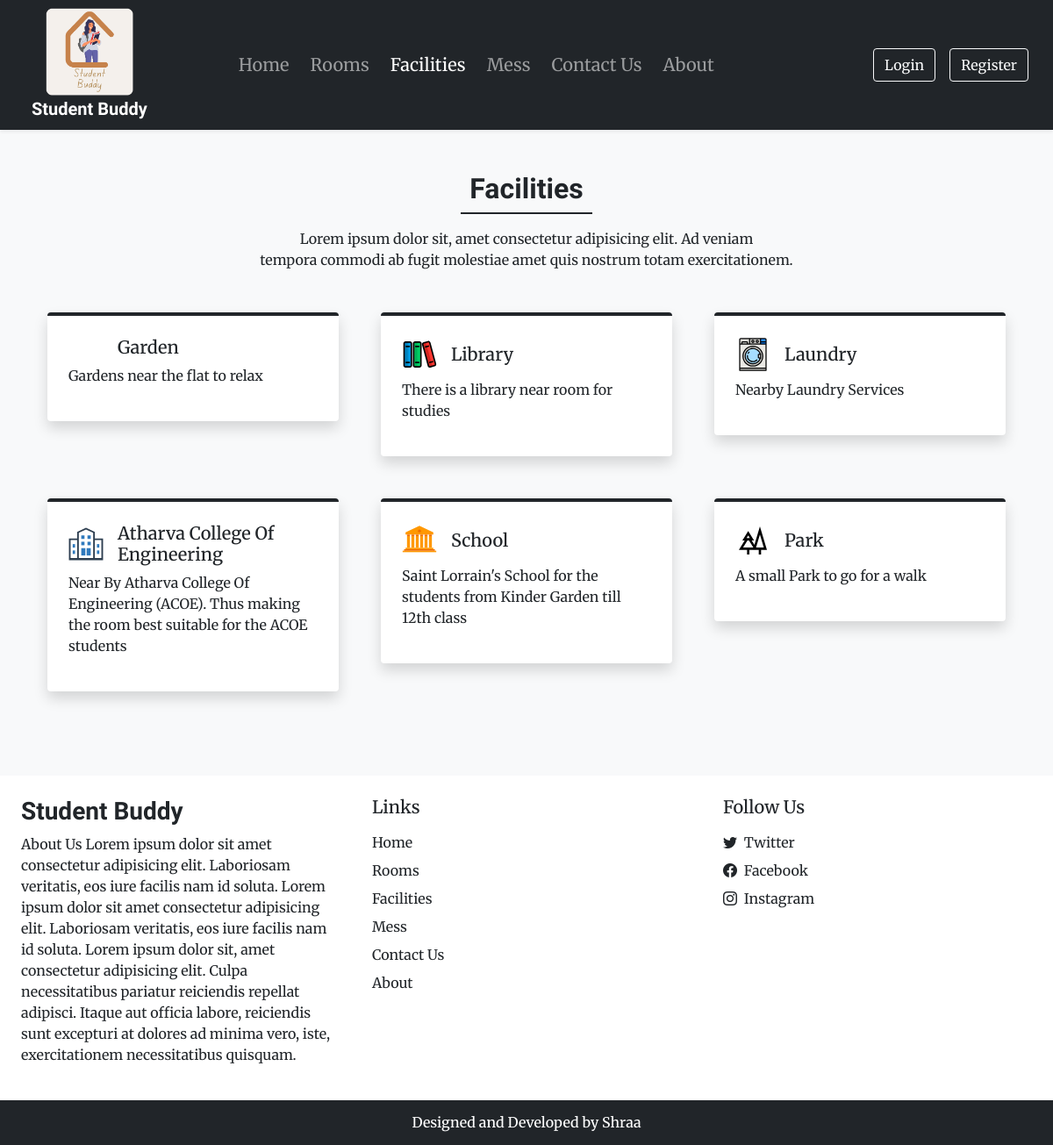
Screenshot of /facilities.php with the database file from the repository.
### tables this page shows
CREATE TABLE `settings` (
  `sr_no` int(11) NOT NULL,
  `site_title` varchar(50) NOT NULL,
  `site_about` varchar(250) NOT NULL,
  `shutdown` tinyint(1) DEFAULT NULL
);

CREATE TABLE `facilities` (
  `id` int(11) NOT NULL,
  `icon` varchar(100) NOT NULL,
  `name` varchar(50) NOT NULL,
  `description` varchar(250) NOT NULL,
  `admin_id` int(11) NOT NULL
);

### admin/include/db_config.php (called while the page is built, shortened)
<?php
    function select ($sql, $values, $datatypes)
    {
        $con = $GLOBALS['con'];
        if($stmt = mysqli_prepare($con, $sql))
        {
            mysqli_stmt_bind_param($stmt,$datatypes,...$values);
            if (mysqli_stmt_execute($stmt))
            {
                $res = mysqli_stmt_get_result($stmt);
                return $res;
            }
            else{
                mysqli_stmt_close($stmt);
                die("Query cannot be executed - Select");
            }
        }
        else{
            die("Query cannot be prepared - Select");
        }
    }
    function selectAll($table)
    {
        $con = $GLOBALS['con'];
        $res = mysqli_query($con, "SELECT * FROM $table");
        return $res;
    }
?>

### facilities.php (the view, shortened to what this page needs)
<!DOCTYPE html>
<html lang="en">
<head>
    <?php require('include/links.php')?>
</head>
<body class="bg-light">
    <?php require('include/header.php') ?>
    <div class="my-5 px-4">
        <h2 class="fw-bold font2 text-center">Facilities</h2>
        <div class="line1 bg-dark"></div>
        <p class="text-center mt-3">
            Lorem ipsum dolor sit, amet consectetur adipisicing
            elit. Ad veniam <br> tempora commodi ab fugit
            molestiae amet quis nostrum totam exercitationem.
        </p>
    </div>
    <div class="container">
        <div class="row">
            <?php
                $res = selectAll('facilities');
                $path = Facilities_IMG_PATH;
                while($row = mysqli_fetch_assoc($res))
                {
                    echo<<<data
                        <div class="col-lg-4 col-md-6 mb-5 px-4">
                            <div class="pop bg-white rounded shadow p-4 border-top border-4 border-dark">
                                <div class="d-flex align-items-center mb-2">
                                    <img src="$path$row[icon]" alt="" width="40px">
                                    <h5 class="m-0 ms-3">$row[name]</h5>
                                </div>
                                <p>$row[description]</p>
                            </div>
                        </div>
                    data;
                }
            ?>
        </div>
    </div>
    <?php require('include/footer.php') ?>
</body>
</html>

### include/header.php (shortened to what this page needs)
<nav id="nav-bar" class="navbar navbar-expand-lg navbar-dark bg-dark px-lg-3 py-lg-1 shadow-sm sticky-top">
    <div class="container-fluid">
        <a class="navbar-brand fw-bold me-5 ms-2" href="index.php">
            <img src="Images\Logo\Student Buddy_logo.png" alt="Logo" width="100" height="100" class="d-block ms-3">
            <span style="margin-left: 0px ;" class="font2"><?php echo $settings_r['site_title']?></span>
        </a>
        <div class="collapse navbar-collapse fs-5 ms-5" id="navbarSupportedContent">
            <ul class="navbar-nav me-auto mb-2 mb-lg-0">
                <li class="nav-item">
                    <a class="nav-link me-2" aria-current="page" href="index.php">Home</a>
                </li>
                <li class="nav-item">
                    <a class="nav-link me-2" aria-current="page" href="rooms.php">Rooms</a>
                </li>
                <li class="nav-item">
                    <a class="nav-link me-2" aria-current="page" href="facilities.php">Facilities</a>
                </li>
                <li class="nav-item">
                    <a class="nav-link me-2" aria-current="page" href="mess.php">Mess</a>
                </li>
                <li class="nav-item">
                    <a class="nav-link me-2" aria-current="page" href="contact.php">Contact Us</a>
                </li>
                <li class="nav-item">
                    <a class="nav-link" aria-current="page" href="about.php">About</a>
                </li>
            </ul>
            <div class="d-flex text-dark">
<?php
                    if(isset($_SESSION['login']) && $_SESSION['login'] == true)
                    {
                        $path = USERS_IMG_PATH;
                        echo<<<data
                            <div class="btn-group">
                                <button type="button" class="btn btn-outline-light shadow-none dropdown-toggle" data-bs-toggle="dropdown" data-bs-display="static" aria-expanded="false">
                                    <img src="$path$_SESSION[uPic]" style="width : 25px; height : 25px;" class="me-1 text-dark bg-light"></img>
                                    $_SESSION[uName]
                                </button>
                                <ul class="dropdown-menu dropdown-menu-lg-end">
                                <!-- <li><a class="dropdown-item" href="profile.php">Profile</a></li>
                                <li><a class="dropdown-item" href="bookings.php">Bookings</a></li> -->
                                <li><a class="dropdown-item" href="logout.php">Logout</a></li>
                                </ul>
                            </div>
data;
                    }
                    else
                    {
                        echo<<<data
                            <button type="button" class="btn btn-outline-light shadow-none me-lg-3 me-2" data-bs-toggle="modal" data-bs-target="#loginModal">
                            Login
                            </button>
                            <button type="button" class="btn btn-outline-light shadow-none" data-bs-toggle="modal" data-bs-target="#registerModal">
                            Register
                            </button>
data;
                    }
                ?>
            </div>
        </div>
    </div>
</nav>

### include/footer.php (shortened to what this page needs)
<div class="container-fluid bg-white mt-5">
    <div class="row">
        <div class="col-lg-4 p-4">
            <h3 class="font2 fw-bold fs-3 mb-2"><?php echo $settings_r['site_title']?></h3>
            <p>
            <?php echo $settings_r['site_about']?>
                Lorem ipsum dolor sit, amet consectetur adipisicing elit.
                Culpa necessitatibus pariatur reiciendis repellat adipisci.
                Itaque aut officia labore, reiciendis sunt excepturi at dolores ad minima vero, iste,
                exercitationem necessitatibus quisquam.
            </p>
        </div>
        <div class="col-lg-4 p-4">
            <h5 class="mb-3">Links</h5>
            <a href="index.php" class="d-inline-block mb-2 text-dark text-decoration-none">Home</a><br>
            <a href="rooms.php" class="d-inline-block mb-2 text-dark text-decoration-none">Rooms</a><br>
            <a href="facilities.php" class="d-inline-block mb-2 text-dark text-decoration-none">Facilities</a><br>
            <a href="mess.php" class="d-inline-block mb-2 text-dark text-decoration-none">Mess</a><br>
            <a href="contact.php" class="d-inline-block mb-2 text-dark text-decoration-none">Contact Us</a><br>
            <a href="about.php" class="d-inline-block mb-2 text-dark text-decoration-none">About</a><br>
        </div>
        <div class="col-lg-4 p-4">
            <h5 class="mb-3">Follow Us</h5>
            <?php
                if($contact_r['tw'] != '')
                {
                    echo<<<data
                    <a href="$contact_r[tw]" class="d-inline-block mb-2 text-dark text-decoration-none">
                        <i class="bi bi-twitter me-1"></i> Twitter
                    </a><br>
                    data;
                }
            ?>
            <a href="<?php echo $contact_r['fb'] ?>" class="d-inline-block mb-2 text-dark text-decoration-none">
                <i class="bi bi-facebook me-1"></i> Facebook
            </a><br>
            <a href="<?php echo $contact_r['insta'] ?>" class="d-inline-block text-dark text-decoration-none">
                <i class="bi bi-instagram me-1"></i> Instagram
            </a><br>
        </div>
    </div>
</div>
<h6 class="text-center bg-dark text-white p-3 m-0">Designed and Developed by Shraa</h6>

### CSS/common.css (style rules this page uses)
:root { --lightBrown: #EDDFB3; --lightBrown_hover: #CA955C; }
* { font-family: 'Merriweather', serif; }
.font2 { font-family: 'Merienda', cursive; }
.line1 { width: 150px; height: 2px; margin: 0 auto; }

### rows the page displays
settings: site_title "Student Buddy", site_about "About Us Lorem ipsum dolor sit amet consectetur adipisicing elit. Laboriosam veritatis, eos iure facilis nam id soluta. Lorem ipsum dolor sit amet consectetur adipisicing elit. Laboriosam veritatis, eos iure facilis nam id soluta."
facilities: name "Garden", description "Gardens near the flat to relax"
facilities: icon (picture), name "Library", description "There is a library near room for studies"
facilities: icon (picture), name "Laundry", description "Nearby Laundry Services"
facilities: icon (picture), name "Atharva College Of Engineering", description "Near By Atharva College Of Engineering (ACOE). Thus making the room best suitable for the ACOE students"
facilities: icon (picture), name "School", description "Saint Lorrain's School for the students from Kinder Garden till 12th class"
facilities: icon (picture), name "Park", description "A small Park to go for a walk"
